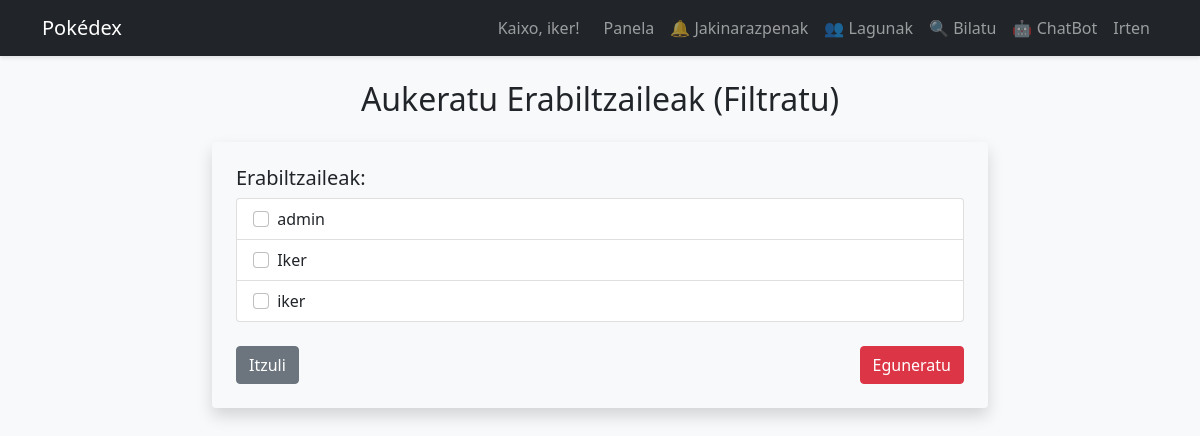
/notifications/filter (signed in), run on the app's committed database.
### tables this page shows
CREATE TABLE users (
    id INTEGER PRIMARY KEY AUTOINCREMENT,
    username TEXT UNIQUE NOT NULL,
    email TEXT UNIQUE NOT NULL,
    password_hash TEXT NOT NULL,
    role TEXT DEFAULT 'user',
    is_approved INTEGER DEFAULT 0,
    is_active INTEGER DEFAULT 1,
    created_at TIMESTAMP DEFAULT CURRENT_TIMESTAMP,
    bio TEXT,
    talde_izen TEXT
);

### app/controllers/notifications_controller.py (the view, shortened to what this page needs)
    @bp.route('/notifications/filter', methods=['GET', 'POST'])
    def filter_notifications():
        if 'user_id' not in session:
            return redirect(url_for('auth.login'))
        db = DatabaseConnection()
        if request.method == 'GET':
            user_model = UserModel(db)
            all_users = user_model.get_all_users()
            return render_template('notifications_filter.html',
                                 users=all_users,
                                 current_user=session['username'])

### app/controllers/model/user_model.py (called while the page is built)
    def get_all_users(self):
        query = "SELECT * FROM users WHERE is_active = 1"
        rows = self.db.execute_query(query)
        return [dict(row) for row in rows] if rows else []

### app/database/connection.py (called while the page is built)
    def init_db(self):
        with open('app/database/schema.sql') as f:
            self.connection.executescript(f.read())
        self.connection.commit()

    def execute_query(self, query, params=None):
        cursor = self.connection.cursor()
        try:
            if params:
                cursor.execute(query, params)
            else:
                cursor.execute(query)
            if query.strip().upper().startswith('SELECT'):
                return cursor.fetchall()
            else:
                self.connection.commit()
                return cursor.lastrowid
        finally:
            cursor.close()

### app/templates/notifications_filter.html (shortened to what this page needs)
{% extends "base.html" %}
{% block content %}
<div class="container mt-4" style="max-width: 800px;">
    <h2 class="text-center mb-4">Aukeratu Erabiltzaileak (Filtratu)</h2>
    <form method="POST" action="{{ url_for('notifications.filter_notifications') }}">
        <div class="p-4 rounded shadow bg-light">
            <div class="mb-4">
                <h5>Erabiltzaileak:</h5>
                <div class="list-group">
                    {% for user in users %}
                    <label class="list-group-item">
                        <input class="form-check-input me-1 user-checkbox" type="checkbox" name="user_ids" value="{{ user.id }}">
                        {{ user.username }}
                    </label>
                    {% endfor %}
                </div>
            </div>
            <div class="d-flex justify-content-between">
                <a href="{{ url_for('notifications.view_notifications') }}" class="btn btn-secondary" id="btn-itzuli">
                    Itzuli
                </a>
                <button type="submit" class="btn btn-primary" id="btn-eguneratu">
                    Eguneratu
                </button>
                </div>
        </div>
    </form>
</div>
{% endblock %}

### app/static/style.css (style rules this page uses)
body { background-color: #f8f9fa; }
.btn-primary { background-color: #dc3545; border-color: #dc3545; }

### data on the page
users: username "admin"
users: username "Iker"
users: username "iker"

### other printed values
{{ session.username }} "iker"
